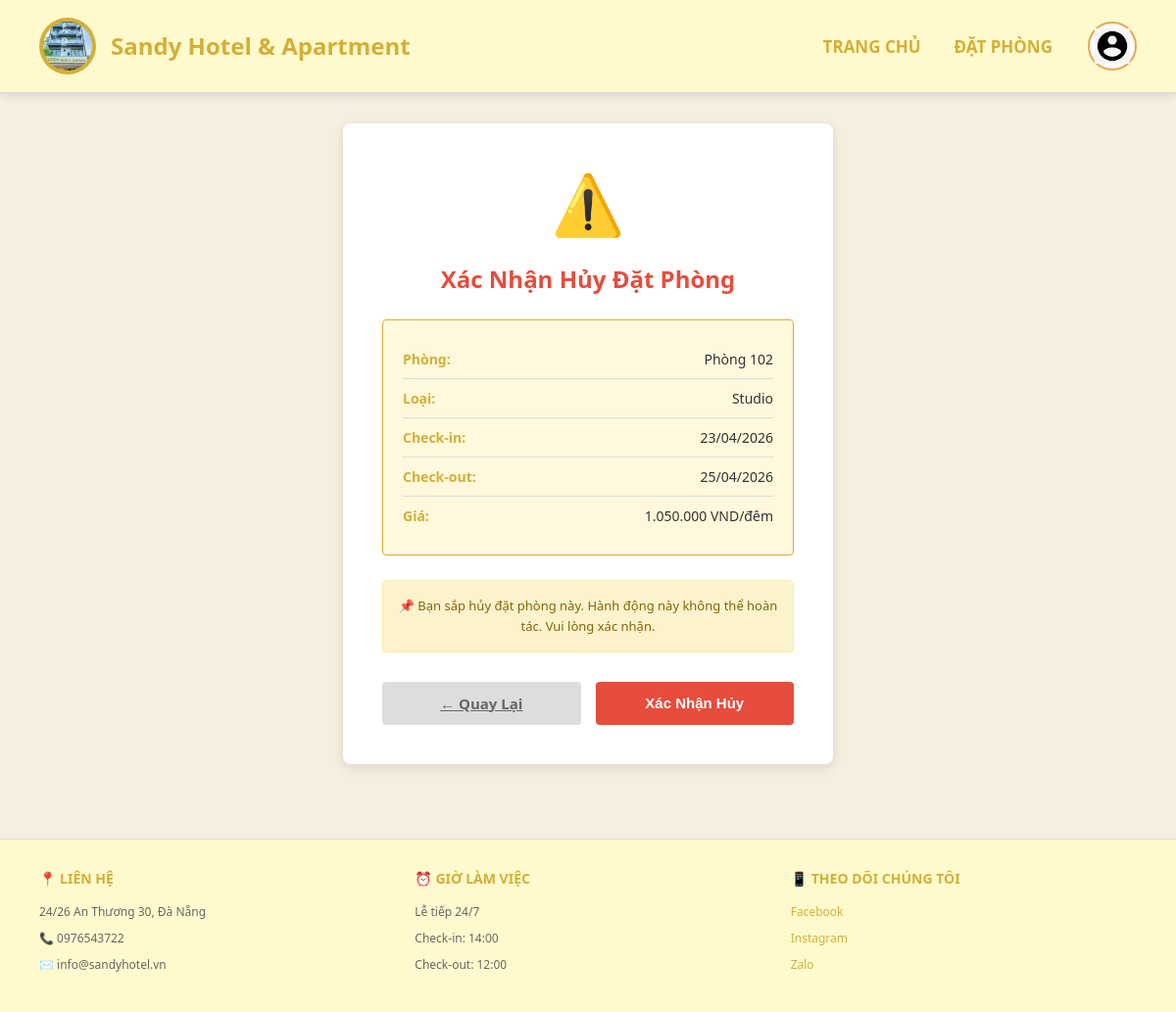
The page /cancel-booking/5/ (signed in) on the database as committed earlier.
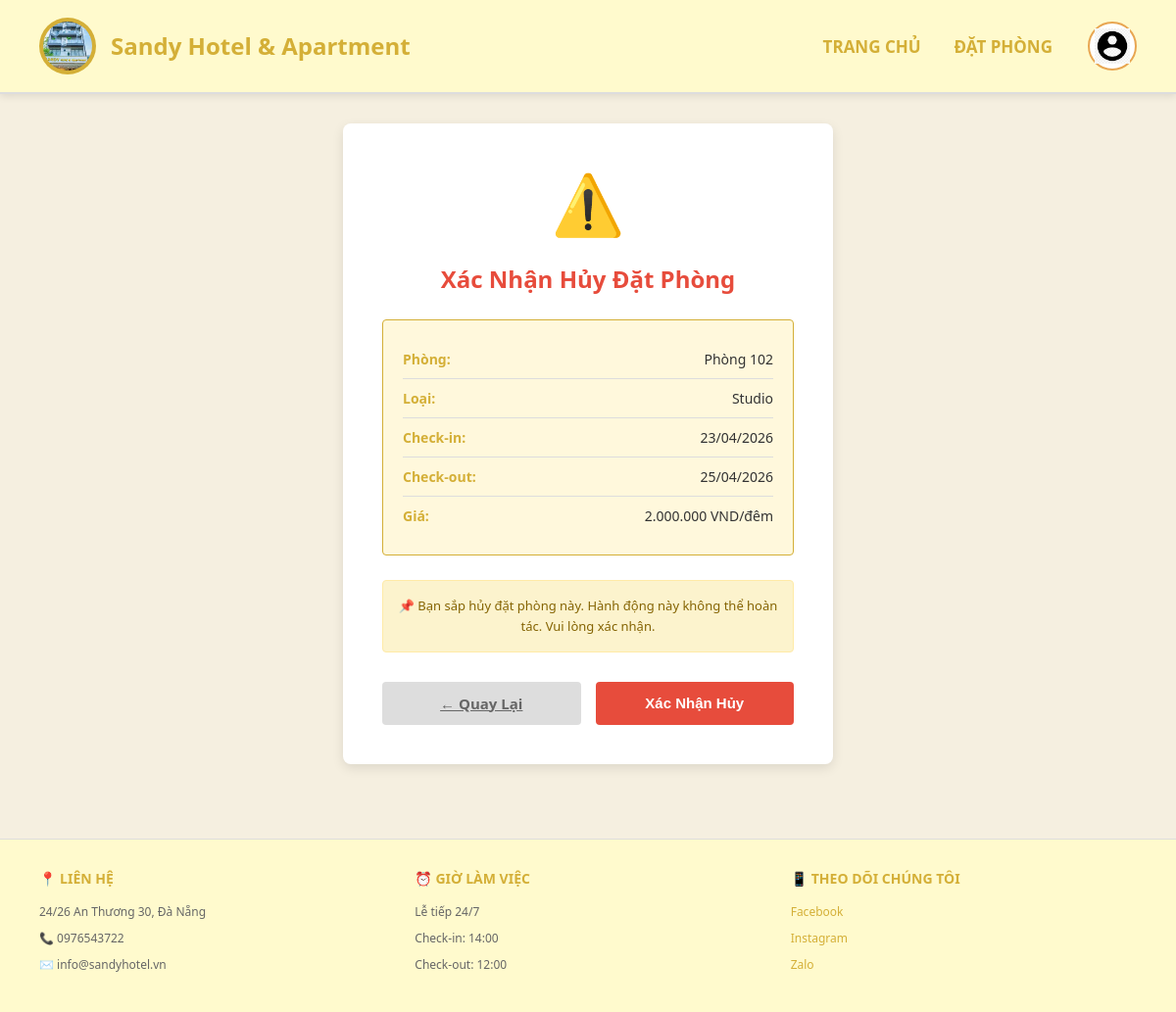
The same page on the database as committed later.
### hotel/models.py (models this page shows, shortened)
class Booking(models.Model):
    user = models.ForeignKey(User, on_delete=models.CASCADE)
    room = models.ForeignKey(Room, on_delete=models.CASCADE)
    check_in = models.DateField()
    check_out = models.DateField()
    guest_count = models.PositiveIntegerField(default=1)
    special_request = models.TextField(blank=True)
    booking_group = models.CharField(max_length=32, blank=True, db_index=True)
    status = models.CharField(max_length=20, default='Đã đặt')  # Đã đặt, Đã huỷ, Đã check in
    created_at = models.DateTimeField(auto_now_add=True)

class Room(models.Model):
    STATUS_CHOICES = [
        ('available', 'Còn trống'),
        ('occupied', 'Đã thuê'),
        ('maintenance', 'Bảo trì'),
        ('unavailable', 'Không khả dụng'),
    ]
    room_type = models.ForeignKey(RoomType, on_delete=models.CASCADE, related_name='rooms')
    room_number = models.CharField(max_length=20, unique=True)  # 101, 102, 201, etc.
    floor = models.PositiveIntegerField(default=1)
    status = models.CharField(max_length=20, choices=STATUS_CHOICES, default='available')
    class Meta:
        ordering = ['floor', 'room_number']

class RoomType(models.Model):
    name = models.CharField(max_length=100)  # Studio, Deluxe, Twin, Double, etc.
    description = models.TextField()
    base_price = models.PositiveIntegerField()
    capacity = models.PositiveIntegerField(default=2)
    bed_count = models.PositiveIntegerField(default=1)  # Số giường
    image = models.URLField(blank=True, null=True)
    amenities = models.TextField(default='')  # Tiện nghi: WiFi, TV, AC, etc.
    created_at = models.DateTimeField(auto_now_add=True)
    class Meta:
        ordering = ['base_price']

### hotel/views.py (the view, shortened to what this page needs)
# urls.py: path('cancel-booking/<int:booking_id>/', views.cancel_booking, name='cancel_booking'),
@login_required(login_url="/login/")
def cancel_booking(request, booking_id):
    booking = get_object_or_404(Booking, id=booking_id)
    if request.user.is_staff:
        messages.error(request, "Nhân viên không có quyền huỷ đơn đặt phòng.")
        return redirect("staff_bookings")
    if booking.user != request.user:
        messages.error(request, "Bạn không có quyền thao tác trên đơn đặt phòng này.")
        return redirect("home")
    return render(request, "cancel_booking.html", {"booking": booking})

### hotel/templatetags/price_filters.py (called while the page is built)
@register.filter
def format_price(value):
    try:
        price = int(value)
        return f"{price:,}".replace(',', '.')
    except (ValueError, TypeError):
        return value

### hotel/templates/cancel_booking.html (shortened to what this page needs)
{% extends 'base.html' %}
{% load price_filters %}
{% block content %}
<div class="cancel-container">
  <div class="cancel-icon">⚠️</div>
  <div class="cancel-title">Xác Nhận Hủy Đặt Phòng</div>
  <div class="booking-details">
    <div class="detail-row">
      <span class="detail-label">Phòng:</span>
      <span class="detail-value">Phòng {{ booking.room.room_number }}</span>
    </div>
    <div class="detail-row">
      <span class="detail-label">Loại:</span>
      <span class="detail-value">{{ booking.room.room_type.name }}</span>
    </div>
    <div class="detail-row">
      <span class="detail-label">Check-in:</span>
      <span class="detail-value">{{ booking.check_in|date:"d/m/Y" }}</span>
    </div>
    <div class="detail-row">
      <span class="detail-label">Check-out:</span>
      <span class="detail-value">{{ booking.check_out|date:"d/m/Y" }}</span>
    </div>
    <div class="detail-row">
      <span class="detail-label">Giá:</span>
      <span class="detail-value">{{ booking.room.room_type.base_price|format_price }} VND/đêm</span>
    </div>
  </div>
  <div class="warning">
    📌 Bạn sắp hủy đặt phòng này. Hành động này không thể hoàn tác. Vui lòng xác nhận.
  </div>
  <form method="post">
    <div class="button-group">
      <a href="/booking-history/" class="btn btn-back">← Quay Lại</a>
      <button type="submit" class="btn btn-cancel">Xác Nhận Hủy</button>
    </div>
  </form>
</div>
{% endblock %}

Rows that differ between the two databases and show on the page:
changed through a linked row, Booking "Studio": room.room_type.base_price "1.050.000" → "2.000.000"
